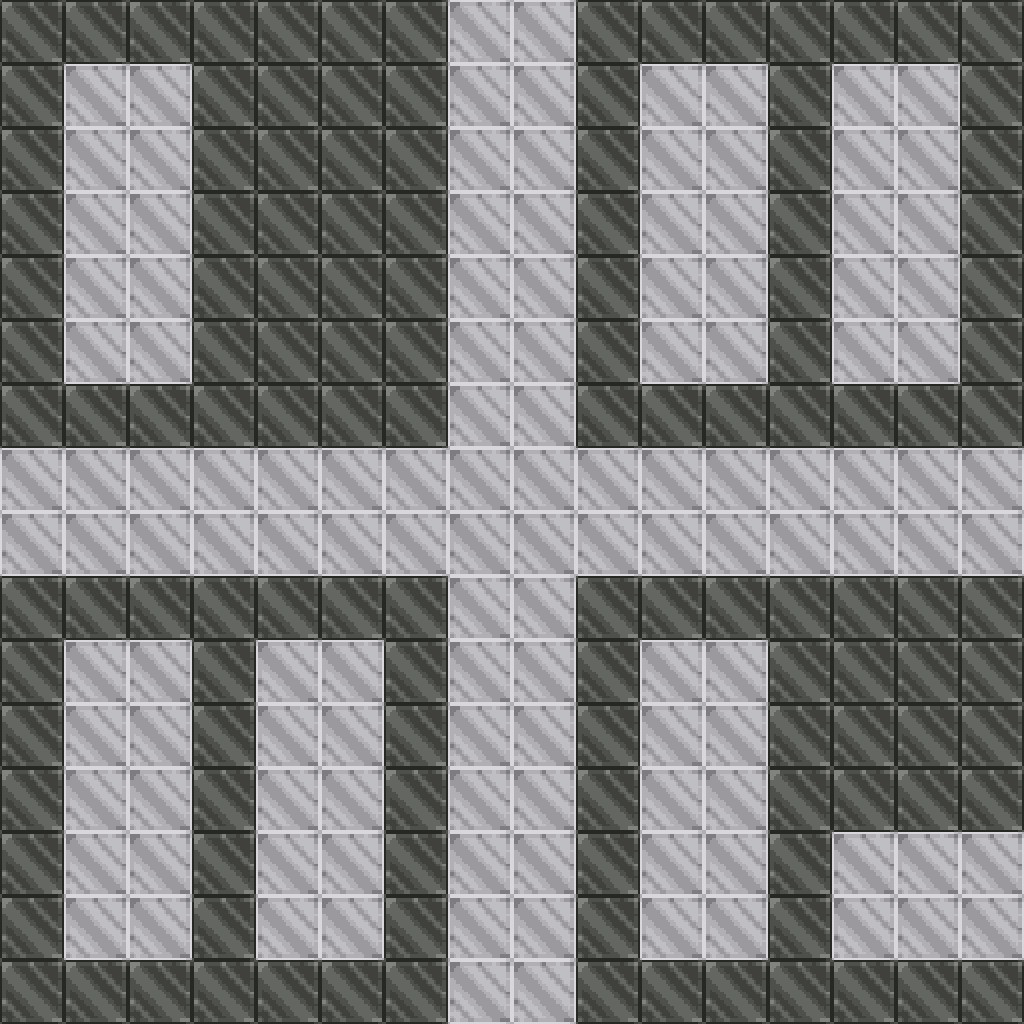

This is a level from a 2D game, rendered from its Tiled map with the project's own tilesets. A one-line summary and the complete map file follow:
An orthogonal 16x16 tile map with 64x64 px tiles, 1 tile layer (World).

<map version="1.2" tiledversion="1.2.4" orientation="orthogonal" renderorder="left-up" width="16" height="16" tilewidth="64" tileheight="64" infinite="0" nextlayerid="3" nextobjectid="1">
 <tileset firstgid="1" source="tiles.tsx" />
 <layer id="2" name="World" width="16" height="16">
  <data encoding="csv">
1,1,1,1,1,1,1,2,2,1,1,1,1,1,1,1,
1,2,2,1,1,1,1,2,2,1,2,2,1,2,2,1,
1,2,2,1,1,1,1,2,2,1,2,2,1,2,2,1,
1,2,2,1,1,1,1,2,2,1,2,2,1,2,2,1,
1,2,2,1,1,1,1,2,2,1,2,2,1,2,2,1,
1,2,2,1,1,1,1,2,2,1,2,2,1,2,2,1,
1,1,1,1,1,1,1,2,2,1,1,1,1,1,1,1,
2,2,2,2,2,2,2,2,2,2,2,2,2,2,2,2,
2,2,2,2,2,2,2,2,2,2,2,2,2,2,2,2,
1,1,1,1,1,1,1,2,2,1,1,1,1,1,1,1,
1,2,2,1,2,2,1,2,2,1,2,2,1,1,1,1,
1,2,2,1,2,2,1,2,2,1,2,2,1,1,1,1,
1,2,2,1,2,2,1,2,2,1,2,2,1,1,1,1,
1,2,2,1,2,2,1,2,2,1,2,2,1,2,2,2,
1,2,2,1,2,2,1,2,2,1,2,2,1,2,2,2,
1,1,1,1,1,1,1,2,2,1,1,1,1,1,1,1
</data>
 </layer>
</map>